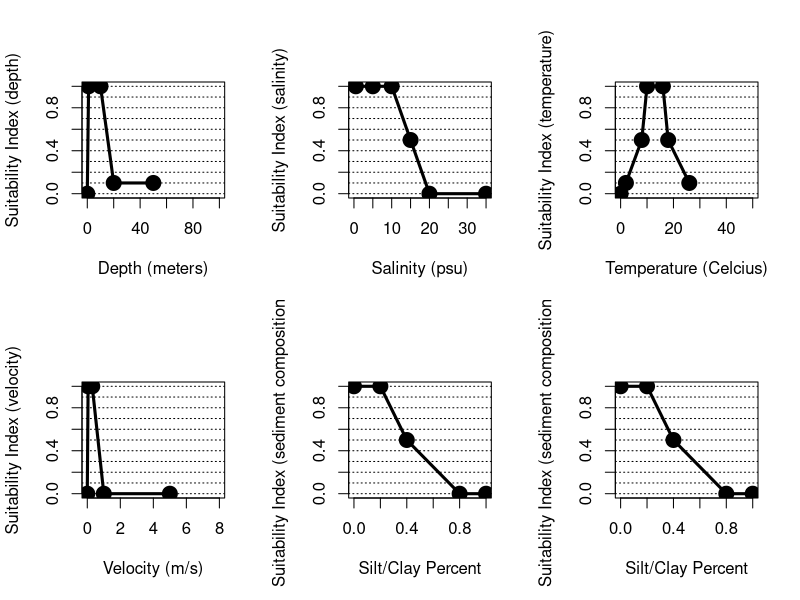
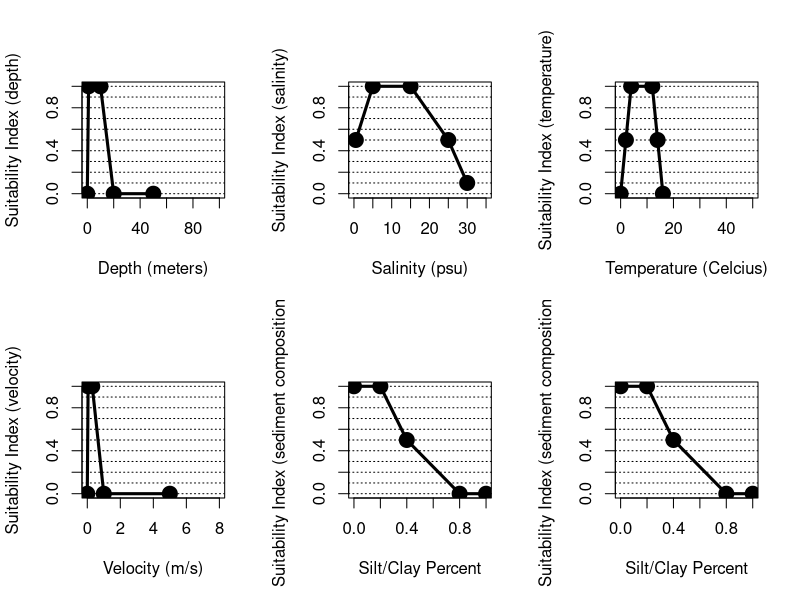

Reproduce these figures in R, in order.
## ---- chunk 1
#Create data frame with freshwater tidal submodel
atlantictomcod.spawning <- data.frame(matrix(NA,nrow=7,ncol=12))
colnames(atlantictomcod.spawning) <- c("depth","depth.SIV","salinity", "salinity.SIV", "temp.C", "temp.C.SIV","velocity","velocity.SIV","silt.clay.per","silt.clay.SIV","tubidity","turbidity.SIV")

atlantictomcod.spawning$depth <- c(0,1,10,20,50,NA,NA)
atlantictomcod.spawning$depth.SIV <- c(0,1,1,0.1,0.1,NA,NA)
atlantictomcod.spawning$salinity <- c(0.5,5,10,15,20,35,NA)
atlantictomcod.spawning$salinity.SIV <- c(1,1,1,0.5,0,0,NA)
atlantictomcod.spawning$temp.C <- c(0,2,8,10,16,18,26)
atlantictomcod.spawning$temp.C.SIV <- c(0,0.1,0.5,1,1,0.5,0.1)
atlantictomcod.spawning$velocity <- c(0,0.05,0.3,1,5,NA,NA)
atlantictomcod.spawning$velocity.SIV <- c(0,1,1,0,0,NA,NA)
atlantictomcod.spawning$silt.clay.per <- c(0,0.2,0.4,0.8,1,NA,NA)
atlantictomcod.spawning$silt.clay.SIV <- c(1,1,0.5,0,0,NA,NA)
atlantictomcod.spawning$tubidity <- c(0,0.2,0.4,0.8,1,NA,NA)
atlantictomcod.spawning$turbidity.SIV <- c(1,1,0.5,0,0,NA,NA)

##########
#Create summary figure for fresh.tid submodel
par(mfrow=c(2,3), cex=1.0)

  #Depth
  plot(atlantictomcod.spawning$depth, atlantictomcod.spawning$depth.SIV, xlim=c(0,100), ylim=c(0,1), type="l", xlab="Depth (meters)", ylab="Suitability Index (depth)")
  abline(h=seq(0,1,0.1), lty=3)
  points(atlantictomcod.spawning$depth, atlantictomcod.spawning$depth.SIV, pch=19, cex=2)
  lines(atlantictomcod.spawning$depth, atlantictomcod.spawning$depth.SIV, lwd=3)
  
  #salinity.
  plot(atlantictomcod.spawning$salinity, atlantictomcod.spawning$salinity.SIV, xlim=c(0,35), ylim=c(0,1), type="l",
       xlab="Salinity (psu)", ylab="Suitability Index (salinity)")
  abline(h=seq(0,1,0.1), lty=3)
  points(atlantictomcod.spawning$salinity, atlantictomcod.spawning$salinity.SIV, pch=19, cex=2)
  lines(atlantictomcod.spawning$salinity, atlantictomcod.spawning$salinity.SIV, lwd=3)
  
  #temperature
  plot(atlantictomcod.spawning$temp.C, atlantictomcod.spawning$temp.C.SIV, xlim=c(0,50), ylim=c(0,1), type="l",
       xlab="Temperature (Celcius)", ylab="Suitability Index (temperature)")
  abline(h=seq(0,1,0.1), lty=3)
  points(atlantictomcod.spawning$temp.C, atlantictomcod.spawning$temp.C.SIV, pch=19, cex=2)
  lines(atlantictomcod.spawning$temp.C, atlantictomcod.spawning$temp.C.SIV, lwd=3)
  
  #velocity
  plot(atlantictomcod.spawning$velocity, atlantictomcod.spawning$velocity.SIV, xlim=c(0,8), ylim=c(0,1), type="l",
       xlab="Velocity (m/s)", ylab="Suitability Index (velocity)")
  abline(h=seq(0,1,0.1), lty=3)
  points(atlantictomcod.spawning$velocity, atlantictomcod.spawning$velocity.SIV, pch=19, cex=2)
  lines(atlantictomcod.spawning$velocity, atlantictomcod.spawning$velocity.SIV, lwd=3)
  
  #silt/clay percentage
  plot(atlantictomcod.spawning$silt.clay.per, atlantictomcod.spawning$silt.clay.SIV, xlim=c(0,1), ylim=c(0,1), type="l",
       xlab="Silt/Clay Percent", ylab="Suitability Index (sediment composition)")
  abline(h=seq(0,1,0.1), lty=3)
  points(atlantictomcod.spawning$silt.clay.per, atlantictomcod.spawning$silt.clay.SIV, pch=19, cex=2)
  lines(atlantictomcod.spawning$silt.clay.per, atlantictomcod.spawning$silt.clay.SIV, lwd=3)
  
   #turbidity
  plot(atlantictomcod.spawning$silt.clay.per, atlantictomcod.spawning$silt.clay.SIV, xlim=c(0,1), ylim=c(0,1), type="l",
       xlab="Silt/Clay Percent", ylab="Suitability Index (sediment composition)")
  abline(h=seq(0,1,0.1), lty=3)
  points(atlantictomcod.spawning$silt.clay.per, atlantictomcod.spawning$silt.clay.SIV, pch=19, cex=2)
  lines(atlantictomcod.spawning$silt.clay.per, atlantictomcod.spawning$silt.clay.SIV, lwd=3)
## ---- chunk 2
#Create data frame with freshwater tidal submodel
atlantictomcod.juv <- data.frame(matrix(NA,nrow=6,ncol=12))
colnames(atlantictomcod.juv) <- c("depth","depth.SIV","salinity", "salinity.SIV", "temp.C", "temp.C.SIV","velocity","velocity.SIV","silt.clay.per","silt.clay.SIV","tubidity","turbidity.SIV")

atlantictomcod.juv$depth <- c(0,1,10,20,50,NA)
atlantictomcod.juv$depth.SIV <- c(0,1,1,0,0,NA)
atlantictomcod.juv$salinity <- c(0.5,5,15,25,30,NA)
atlantictomcod.juv$salinity.SIV <- c(0.5,1,1,0.5,0.1,NA)
atlantictomcod.juv$temp.C <- c(0,2,4,12,14,16)
atlantictomcod.juv$temp.C.SIV <- c(0,0.5,1,1,0.5,0)
atlantictomcod.juv$velocity <- c(0,0.05,0.3,1,5,NA)
atlantictomcod.juv$velocity.SIV <- c(0,1,1,0,0,NA)
atlantictomcod.juv$silt.clay.per <- c(0,0.2,0.4,0.8,1,NA)
atlantictomcod.juv$silt.clay.SIV <- c(1,1,0.5,0,0,NA)
atlantictomcod.juv$tubidity <- c(0,0.2,0.4,0.8,1,NA)
atlantictomcod.juv$turbidity.SIV <- c(1,1,0.5,0,0,NA)

##########
#Create summary figure for fresh.tid submodel
par(mfrow=c(2,3), cex=1.0)

  #Depth
  plot(atlantictomcod.juv$depth, atlantictomcod.juv$depth.SIV, xlim=c(0,100), ylim=c(0,1), type="l", xlab="Depth (meters)", ylab="Suitability Index (depth)")
  abline(h=seq(0,1,0.1), lty=3)
  points(atlantictomcod.juv$depth, atlantictomcod.juv$depth.SIV, pch=19, cex=2)
  lines(atlantictomcod.juv$depth, atlantictomcod.juv$depth.SIV, lwd=3)
  
  #salinity.
  plot(atlantictomcod.juv$salinity, atlantictomcod.juv$salinity.SIV, xlim=c(0,35), ylim=c(0,1), type="l",
       xlab="Salinity (psu)", ylab="Suitability Index (salinity)")
  abline(h=seq(0,1,0.1), lty=3)
  points(atlantictomcod.juv$salinity, atlantictomcod.juv$salinity.SIV, pch=19, cex=2)
  lines(atlantictomcod.juv$salinity, atlantictomcod.juv$salinity.SIV, lwd=3)
  
  #temperature
  plot(atlantictomcod.juv$temp.C, atlantictomcod.juv$temp.C.SIV, xlim=c(0,50), ylim=c(0,1), type="l",
       xlab="Temperature (Celcius)", ylab="Suitability Index (temperature)")
  abline(h=seq(0,1,0.1), lty=3)
  points(atlantictomcod.juv$temp.C, atlantictomcod.juv$temp.C.SIV, pch=19, cex=2)
  lines(atlantictomcod.juv$temp.C, atlantictomcod.juv$temp.C.SIV, lwd=3)
  
  #velocity
  plot(atlantictomcod.juv$velocity, atlantictomcod.juv$velocity.SIV, xlim=c(0,8), ylim=c(0,1), type="l",
       xlab="Velocity (m/s)", ylab="Suitability Index (velocity)")
  abline(h=seq(0,1,0.1), lty=3)
  points(atlantictomcod.juv$velocity, atlantictomcod.juv$velocity.SIV, pch=19, cex=2)
  lines(atlantictomcod.juv$velocity, atlantictomcod.juv$velocity.SIV, lwd=3)
  
  #silt/clay percentage
  plot(atlantictomcod.juv$silt.clay.per, atlantictomcod.juv$silt.clay.SIV, xlim=c(0,1), ylim=c(0,1), type="l",
       xlab="Silt/Clay Percent", ylab="Suitability Index (sediment composition)")
  abline(h=seq(0,1,0.1), lty=3)
  points(atlantictomcod.juv$silt.clay.per, atlantictomcod.juv$silt.clay.SIV, pch=19, cex=2)
  lines(atlantictomcod.juv$silt.clay.per, atlantictomcod.juv$silt.clay.SIV, lwd=3)
  
   #turbidity
  plot(atlantictomcod.juv$silt.clay.per, atlantictomcod.juv$silt.clay.SIV, xlim=c(0,1), ylim=c(0,1), type="l",
       xlab="Silt/Clay Percent", ylab="Suitability Index (sediment composition)")
  abline(h=seq(0,1,0.1), lty=3)
  points(atlantictomcod.juv$silt.clay.per, atlantictomcod.juv$silt.clay.SIV, pch=19, cex=2)
  lines(atlantictomcod.juv$silt.clay.per, atlantictomcod.juv$silt.clay.SIV, lwd=3)
